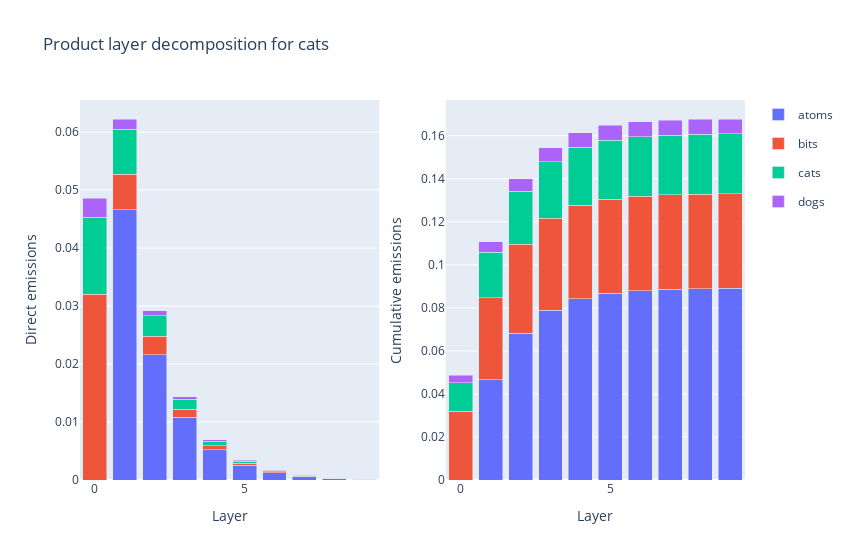

Notebook cell for this chart:
### Code cell
def create_chain(transaction_table:npt.NDArray,final_demand:npt.NDArray,
                 direct_data:npt.NDArray,total_data:npt.NDArray,
                 sector_list:list[str],max_layers:int,
                 from_A:bool=False)->xr.Dataset:
    """Create a structure to house the data"""
    

    # todo coerce functions for column_vector, row_vector
    
    extended_table = np.concatenate([transaction_table,np.atleast_2d(final_demand).T],axis=1)
    output = np.sum(extended_table,axis=1)
    tech_coef = transaction_table/np.atleast_2d(output).T
    
    supply_chain_data = np.zeros((*tech_coef.shape,max_layers))
    layer_transfer = np.eye(tech_coef.shape[0])
    for layer in range(max_layers):
        # create the next level of dependency
        supply_chain_data[:,:,layer] = np.dot(layer_transfer,tech_coef)
        layer_transfer = copy.copy(supply_chain_data[:,:,layer])

    chain = xr.Dataset(data_vars={'transfer':(['supplier','user','layer'],
                                        supply_chain_data),
                                        'direct_intensity':(['supplier'],direct_data),
                                        'total_intensity':(['supplier'],total_data),
                                        'final_demand':(['supplier'],final_demand),
                                        'output':(['supplier'],output)}, 
                            coords={'supplier':sector_list,
                                    'user':sector_list,
                                    'layer':range(max_layers)})
    
    
    
    # construct other useful objects for downstream use
    direct = chain.output*chain.direct_intensity
    direct.name = 'absolute_direct'
    chain=chain.merge(direct)
    
    total = chain.output*chain.total_intensity
    total.name = 'absolute_total'
    chain=chain.merge(total)
    
    
    return chain



transaction_table = np.array([[0.5,.5,0,0.4],
                  [0,0.1,0.9,0],
                  [0.3,0.4,0.3,0.1],
                  [0,0,0.2,0.8],
                  ])

sector_list = ['atoms','bits','cats','dogs']
direct_data = [1.8,0.4,0.2,0.1]
total_data = [2.4,0.8,0.6,0.5]
final_demand = [1,2,0.8,1.2]
# might not be legit numbers but just checking math

max_layers = 10


toy_chain = create_chain(transaction_table,final_demand,direct_data,total_data,sector_list,max_layers)

### Figure 1 — Plotly figure (JSON) as saved in the notebook; plotly's stock layout.template omitted (floating-point values rounded to 4 significant figures)
{"data": [{"alignmentgroup": "True", "hovertemplate": "supplier=atoms<br>layer=%{x}<br>emissions=%{y}<extra></extra>", "legendgroup": "atoms", "marker": {"color": "#636efa", "pattern": {"shape": ""}}, "name": "atoms", "offsetgroup": "atoms", "orientation": "v", "showlegend": false, "textposition": "auto", "type": "bar", "x": [0, 1, 2, 3, 4, 5, 6, 7, 8, 9], "xaxis": "x", "y": [0, 0.04659, 0.02162, 0.01079, 0.00524, 0.00255, 0.001239, 0.0006024, 0.0002927, 0.0001422], "yaxis": "y"}, {"alignmentgroup": "True", "hovertemplate": "supplier=bits<br>layer=%{x}<br>emissions=%{y}<extra></extra>", "legendgroup": "bits", "marker": {"color": "#EF553B", "pattern": {"shape": ""}}, "name": "bits", "offsetgroup": "bits", "orientation": "v", "showlegend": false, "textposition": "auto", "type": "bar", "x": [0, 1, 2, 3, 4, 5, 6, 7, 8, 9], "xaxis": "x", "y": [0.032, 0.006119, 0.003176, 0.001434, 0.0006834, 0.0003267, 0.0001572, 7.593e-05, 3.675e-05, 1.781e-05], "yaxis": "y"}, {"alignmentgroup": "True", "hovertemplate": "supplier=cats<br>layer=%{x}<br>emissions=%{y}<extra></extra>", "legendgroup": "cats", "marker": {"color": "#00cc96", "pattern": {"shape": ""}}, "name": "cats", "offsetgroup": "cats", "orientation": "v", "showlegend": false, "textposition": "auto", "type": "bar", "x": [0, 1, 2, 3, 4, 5, 6, 7, 8, 9], "xaxis": "x", "y": [0.0133, 0.007821, 0.003495, 0.001673, 0.0007997, 0.0003851, 0.000186, 9.006e-05, 4.366e-05, 2.118e-05], "yaxis": "y"}, {"alignmentgroup": "True", "hovertemplate": "supplier=dogs<br>layer=%{x}<br>emissions=%{y}<extra></extra>", "legendgroup": "dogs", "marker": {"color": "#ab63fa", "pattern": {"shape": ""}}, "name": "dogs", "offsetgroup": "dogs", "orientation": "v", "showlegend": false, "textposition": "auto", "type": "bar", "x": [0, 1, 2, 3, 4, 5, 6, 7, 8, 9], "xaxis": "x", "y": [0.003306, 0.001724, 0.000934, 0.0004768, 0.000239, 0.0001183, 5.814e-05, 2.845e-05, 1.388e-05, 6.761e-06], "yaxis": "y"}, {"alignmentgroup": "True", "hovertemplate": "supplier=atoms<br>layer=%{x}<br>emissions=%{y}<extra></extra>", "legendgroup": "atoms", "marker": {"color": "#636efa", "pattern": {"shape": ""}}, "name": "atoms", "offsetgroup": "atoms", "orientation": "v", "showlegend": true, "textposition": "auto", "type": "bar", "x": [0, 1, 2, 3, 4, 5, 6, 7, 8, 9], "xaxis": "x2", "y": [0, 0.04659, 0.06821, 0.079, 0.08424, 0.08679, 0.08803, 0.08864, 0.08893, 0.08907], "yaxis": "y2"}, {"alignmentgroup": "True", "hovertemplate": "supplier=bits<br>layer=%{x}<br>emissions=%{y}<extra></extra>", "legendgroup": "bits", "marker": {"color": "#EF553B", "pattern": {"shape": ""}}, "name": "bits", "offsetgroup": "bits", "orientation": "v", "showlegend": true, "textposition": "auto", "type": "bar", "x": [0, 1, 2, 3, 4, 5, 6, 7, 8, 9], "xaxis": "x2", "y": [0.032, 0.03812, 0.0413, 0.04273, 0.04341, 0.04374, 0.0439, 0.04397, 0.04401, 0.04403], "yaxis": "y2"}, {"alignmentgroup": "True", "hovertemplate": "supplier=cats<br>layer=%{x}<br>emissions=%{y}<extra></extra>", "legendgroup": "cats", "marker": {"color": "#00cc96", "pattern": {"shape": ""}}, "name": "cats", "offsetgroup": "cats", "orientation": "v", "showlegend": true, "textposition": "auto", "type": "bar", "x": [0, 1, 2, 3, 4, 5, 6, 7, 8, 9], "xaxis": "x2", "y": [0.0133, 0.02112, 0.02461, 0.02628, 0.02708, 0.02747, 0.02766, 0.02775, 0.02779, 0.02781], "yaxis": "y2"}, {"alignmentgroup": "True", "hovertemplate": "supplier=dogs<br>layer=%{x}<br>emissions=%{y}<extra></extra>", "legendgroup": "dogs", "marker": {"color": "#ab63fa", "pattern": {"shape": ""}}, "name": "dogs", "offsetgroup": "dogs", "orientation": "v", "showlegend": true, "textposition": "auto", "type": "bar", "x": [0, 1, 2, 3, 4, 5, 6, 7, 8, 9], "xaxis": "x2", "y": [0.003306, 0.00503, 0.005964, 0.006441, 0.00668, 0.006798, 0.006856, 0.006885, 0.006898, 0.006905], "yaxis": "y2"}], "layout": {"barmode": "stack", "title": {"text": "Product layer decomposition for cats"}, "width": 850, "xaxis": {"anchor": "y", "domain": [0, 0.45], "title": {"text": "Layer"}}, "xaxis2": {"anchor": "y2", "domain": [0.55, 1], "title": {"text": "Layer"}}, "yaxis": {"anchor": "x", "domain": [0, 1], "title": {"text": "Direct emissions"}}, "yaxis2": {"anchor": "x2", "domain": [0, 1], "title": {"text": "Cumulative emissions"}}}}
